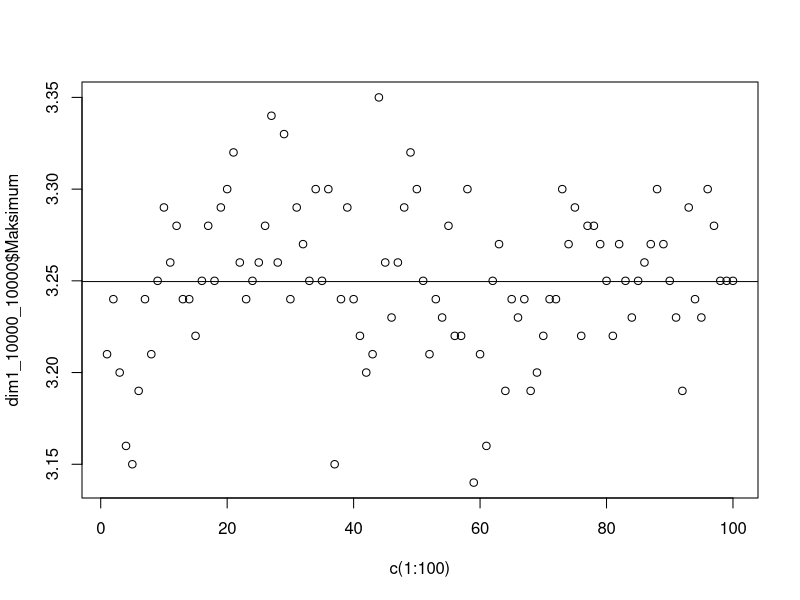
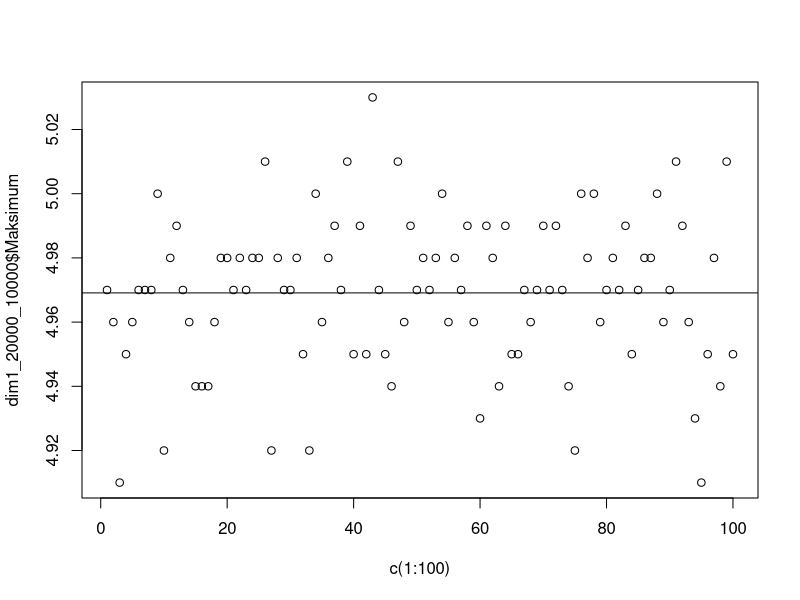
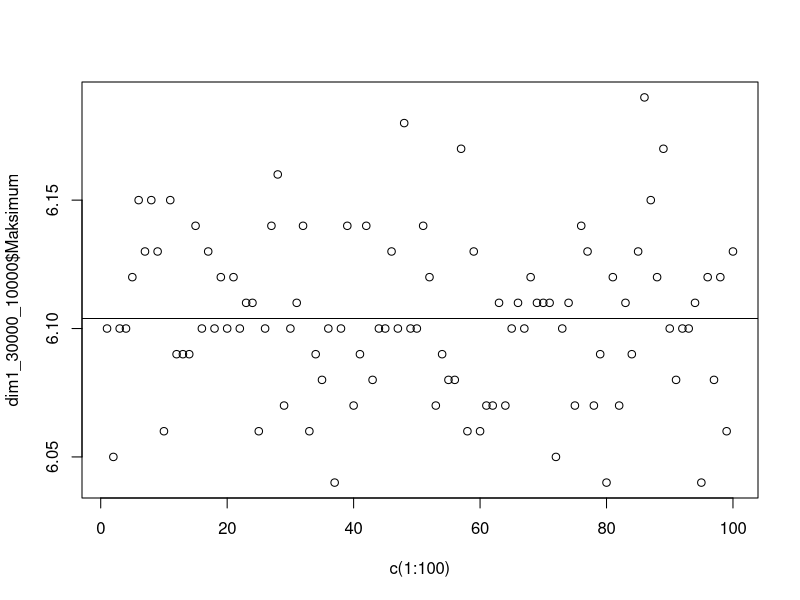
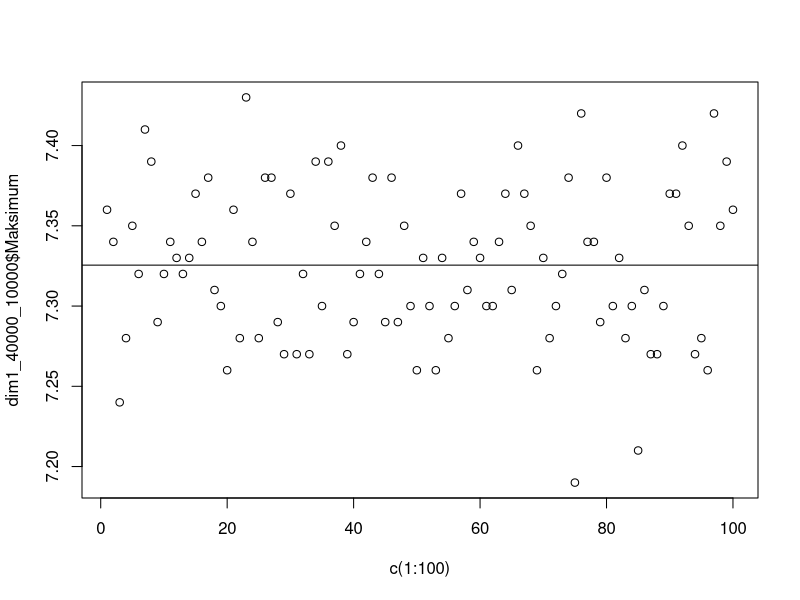
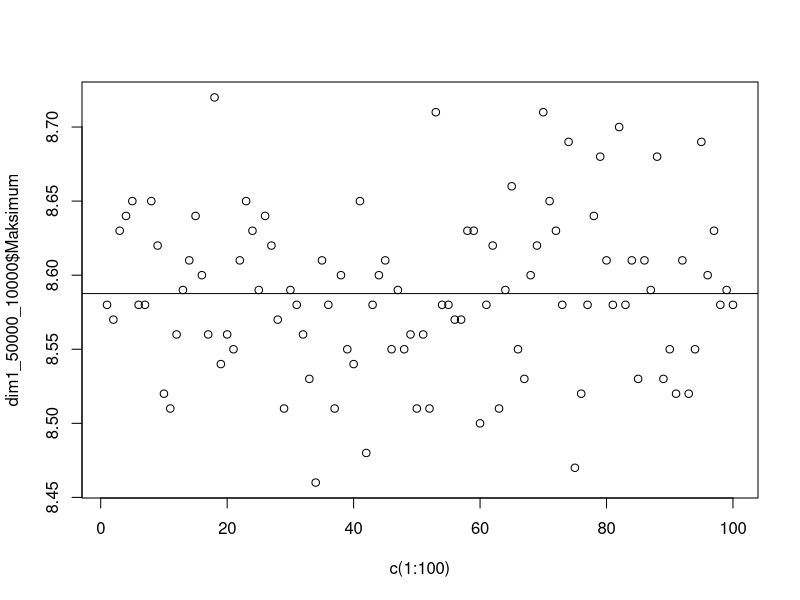
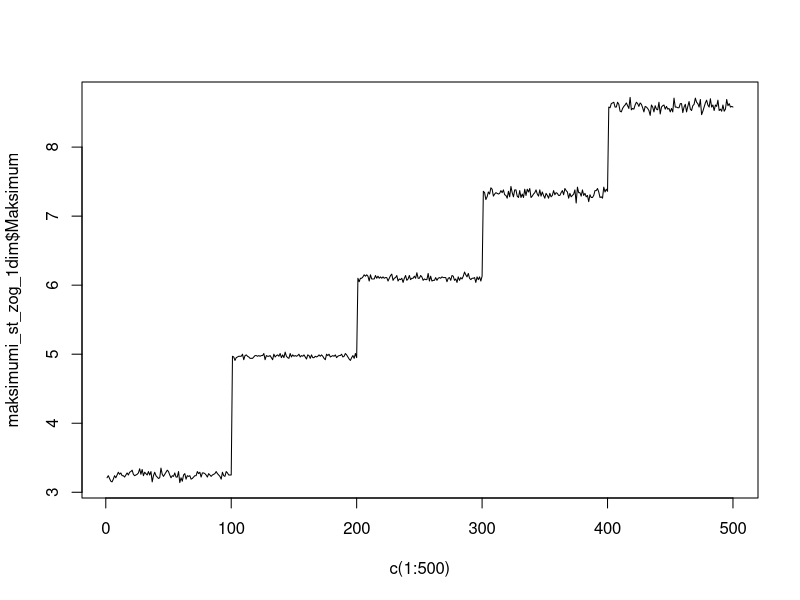

Generate these figures, in order, with R:
library(tidyverse)
poskusi <- 1:100
dim1_10000_10000 <- read.csv("maksimalno_stevilo_zogic_100_100_10000_10000_1_1.csv")
dim1_20000_10000 <- read.csv("maksimalno_stevilo_zogic_100_100_20000_10000_1_1.csv")
dim1_30000_10000 <- read.csv("maksimalno_stevilo_zogic_100_100_30000_10000_1_1.csv")
dim1_40000_10000 <- read.csv("maksimalno_stevilo_zogic_100_100_40000_10000_1_1.csv")
dim1_50000_10000 <- read.csv("maksimalno_stevilo_zogic_100_100_50000_10000_1_1.csv")
#dim1_60000_10000 <- read.csv("maksimalno_stevilo_zogic_100_100_60000_10000_1_1.csv")

plot(x=c(1:100), dim1_10000_10000$Maksimum)
abline(h=mean(dim1_10000_10000$Maksimum))
plot(x=c(1:100), dim1_20000_10000$Maksimum)
abline(h=mean(dim1_20000_10000$Maksimum))
plot(x=c(1:100), dim1_30000_10000$Maksimum)
abline(h=mean(dim1_30000_10000$Maksimum))
plot(x=c(1:100), dim1_40000_10000$Maksimum)
abline(h=mean(dim1_40000_10000$Maksimum))
plot(x=c(1:100), dim1_50000_10000$Maksimum)
abline(h=mean(dim1_50000_10000$Maksimum))

maksimumi_st_zog_1dim <- dplyr::bind_rows(dim1_10000_10000, dim1_20000_10000)
maksimumi_st_zog_1dim <- dplyr::bind_rows(maksimumi_st_zog_1dim, dim1_30000_10000)
maksimumi_st_zog_1dim <- dplyr::bind_rows(maksimumi_st_zog_1dim, dim1_40000_10000)
maksimumi_st_zog_1dim <- dplyr::bind_rows(maksimumi_st_zog_1dim, dim1_50000_10000)
#maksimumi_st_zog_1dim <- dplyr::bind_rows(maksimumi_st_zog_1dim, dim1_60000_10000)

plot(x=c(1:500), maksimumi_st_zog_1dim$Maksimum, type="l")
